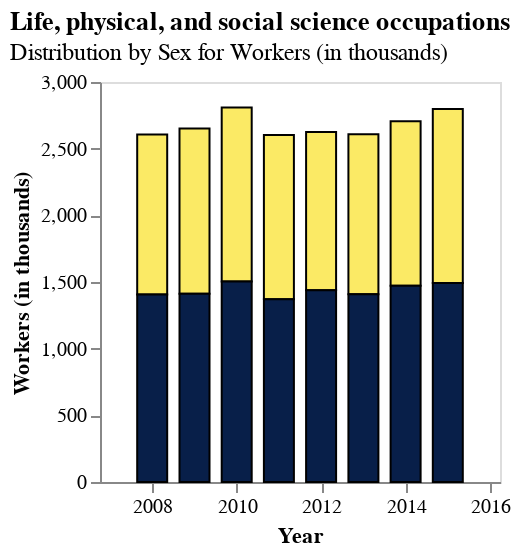

Notebook code cell kept with this figure:
### Code cell
TimeSeriesBar(bls_melted, 'Life, physical, and social science occupations', "Workers (in thousands)")

### Figure 1 — Vega-Lite specification as saved in the notebook (floating-point values rounded to 4 significant figures)
{"config": {"view": {"continuousWidth": 300, "continuousHeight": 300}}, "data": {"name": "data-b49fcd6cc4bfc29b526a927c6ba8e00c"}, "mark": {"type": "bar", "size": 15, "stroke": "black", "strokeWidth": 1}, "encoding": {"color": {"field": "SEX", "legend": null, "scale": {"range": ["#FBEA65", "#081F49"]}, "type": "nominal"}, "x": {"axis": {"grid": false, "title": "Year"}, "field": "year", "scale": {"domain": ["2007-01-01T00:00:00", "2016-01-01T00:00:00"]}, "type": "temporal"}, "y": {"axis": {"grid": false, "title": "Workers (in thousands)"}, "field": "count", "stack": true, "type": "quantitative"}}, "height": 200, "title": {"text": "Life, physical, and social science occupations", "subtitle": "Distribution by Sex for Workers (in thousands)", "anchor": "start"}, "width": 200, "$schema": "https://vega.github.io/schema/vega-lite/v5.17.0.json", "datasets": {"data-b49fcd6cc4bfc29b526a927c6ba8e00c": [{"year": "2008-01-01T00:00:00", "OCCUPATION": "Life, physical, and social science occupations", "SEX": "Females", "count": 1201.0}, {"year": "2009-01-01T00:00:00", "OCCUPATION": "Life, physical, and social science occupations", "SEX": "Females", "count": 1240.0}, {"year": "2010-01-01T00:00:00", "OCCUPATION": "Life, physical, and social science occupations", "SEX": "Females", "count": 1304.0}, {"year": "2011-01-01T00:00:00", "OCCUPATION": "Life, physical, and social science occupations", "SEX": "Females", "count": 1231.0}, {"year": "2012-01-01T00:00:00", "OCCUPATION": "Life, physical, and social science occupations", "SEX": "Females", "count": 1186.0}, {"year": "2013-01-01T00:00:00", "OCCUPATION": "Life, physical, and social science occupations", "SEX": "Females", "count": 1201.0}, {"year": "2014-01-01T00:00:00", "OCCUPATION": "Life, physical, and social science occupations", "SEX": "Females", "count": 1235.0}, {"year": "2015-01-01T00:00:00", "OCCUPATION": "Life, physical, and social science occupations", "SEX": "Females", "count": 1304.0}, {"year": "2008-01-01T00:00:00", "OCCUPATION": "Life, physical, and social science occupations", "SEX": "Males", "count": 1406.0}, {"year": "2009-01-01T00:00:00", "OCCUPATION": "Life, physical, and social science occupations", "SEX": "Males", "count": 1411.0}, {"year": "2010-01-01T00:00:00", "OCCUPATION": "Life, physical, and social science occupations", "SEX": "Males", "count": 1504.0}, {"year": "2011-01-01T00:00:00", "OCCUPATION": "Life, physical, and social science occupations", "SEX": "Males", "count": 1371.0}, {"year": "2012-01-01T00:00:00", "OCCUPATION": "Life, physical, and social science occupations", "SEX": "Males", "count": 1439.0}, {"year": "2013-01-01T00:00:00", "OCCUPATION": "Life, physical, and social science occupations", "SEX": "Males", "count": 1408.0}, {"year": "2014-01-01T00:00:00", "OCCUPATION": "Life, physical, and social science occupations", "SEX": "Males", "count": 1471.0}, {"year": "2015-01-01T00:00:00", "OCCUPATION": "Life, physical, and social science occupations", "SEX": "Males", "count": 1493.0}]}}
